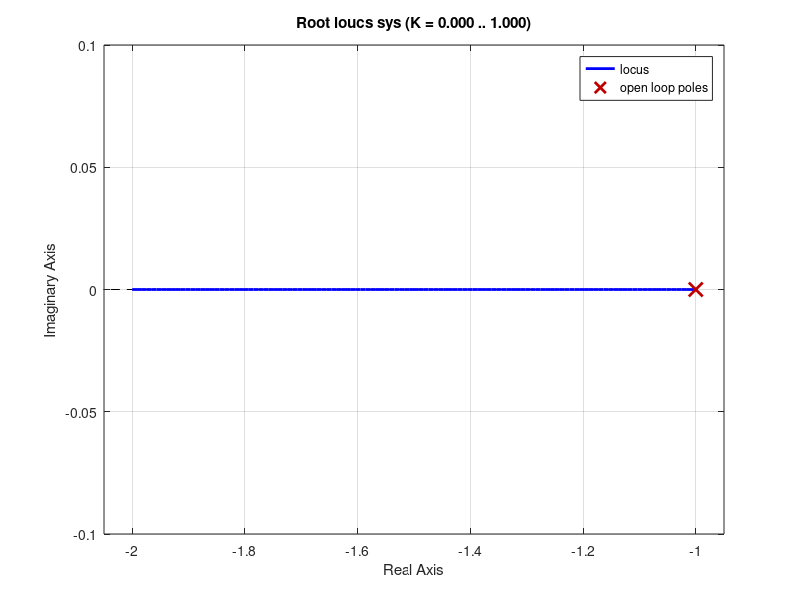
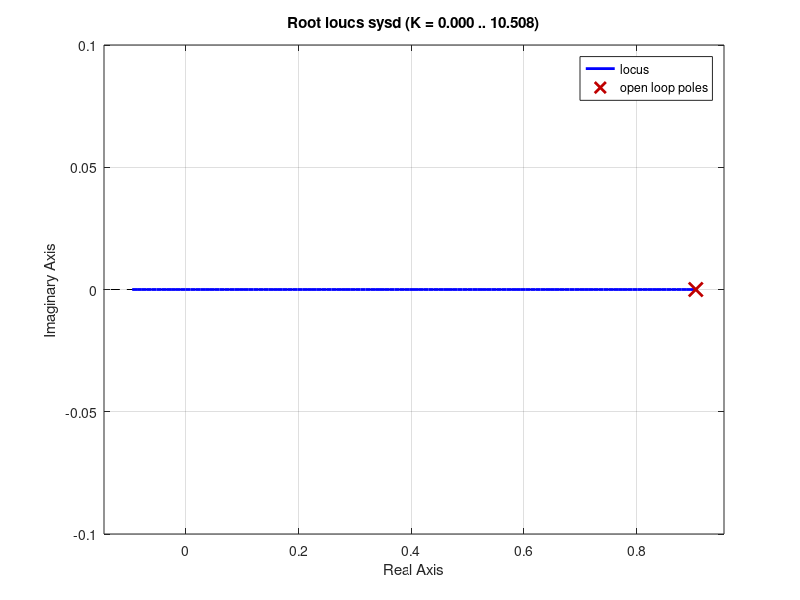

These charts were generated, in order, by the following MATLAB code: (Note: this script raises an error after producing the figures.)
% identifique a regiao z que atende 
% p 0% <= 16%   ==> zeta >=  0,5
% ts <= Gs      ==> wn >= 0,4
% tc <= 20s     ==> zeta*wn >= 0,23

% aumentar os 2 ou 1 dos primeiros para respeitar todas as regras

sys =tf(1,[1 1])
%figure
rlocus(sys)
% transforma em discreto

sysd=c2d(sys,0.1)
figure
rlocus(sysd)

% no sistema discreto apartir de um ganho maior que 20 o sistema se
% desestabiliza
% botão esquedo na figura + grid para mostra as linhas de dentro
rltool(sysd)
% para verificar o ganho coloca no "c" no quanto esquerdo e observa o
% quanto inferior o "gain"

% "ganho proporcional não zera erro de regime permanente" berto adal 
